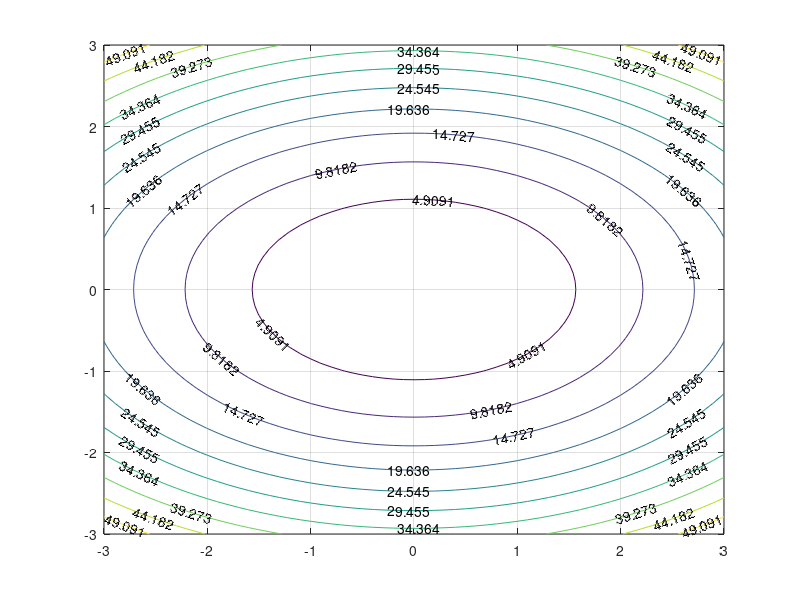

Write the MATLAB code that produced this figure.
close all;
clearvars;
clc;
% The function
f=@(x,y) 2*x.^2 + 4*y.^2;;
% Construct a mesh of (x,y) values
[X,Y]=meshgrid(-3:0.1:3);
% compute f on all these (x, y) values
Z=f(X,Y);
% draw a contour plot
levels = [2:2:20];
[c, h] = contour(X,Y,Z);
clabel(c, h);
grid on;


